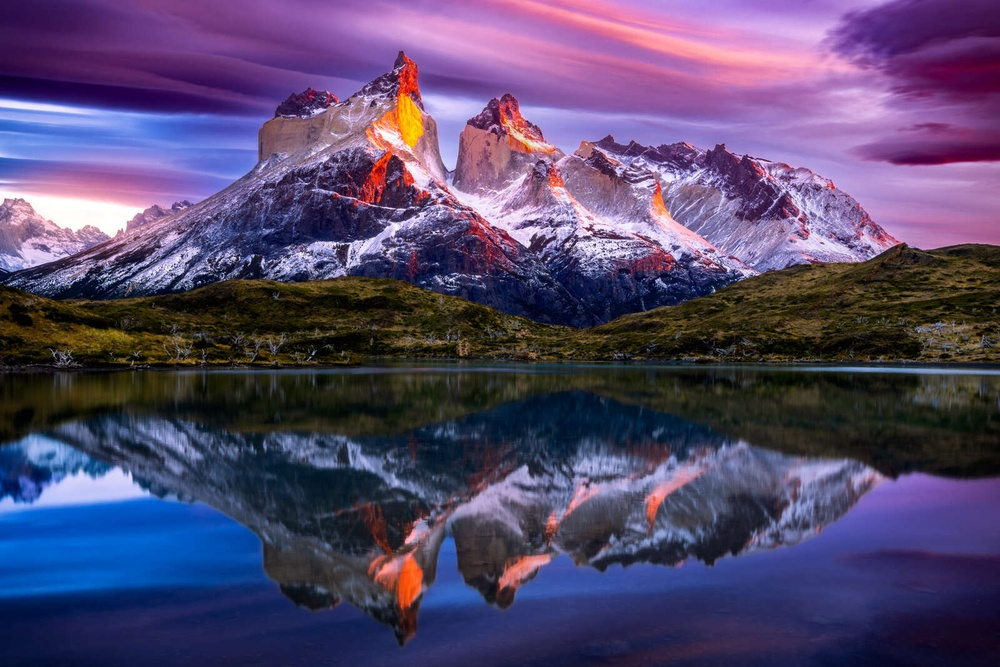
#> input picture Third Year/Fifth Semester/FCV Lab/Week3/pic.jpg, 1000 x 667 px, shrunk from 1600 x 1067 before the run
$ python Q3.py
#> lines starting #> are read from the running program, lines starting #| are printed output that depends on the picture
import cv2
import numpy as np
image = cv2.imread('pic.jpg')
#> image is the input picture: shape (667, 1000, 3); mean B, G, R 108.1, 71.9, 84.6

box_filtered = cv2.boxFilter(image, ddepth=-1, ksize=(7, 7), normalize=True)
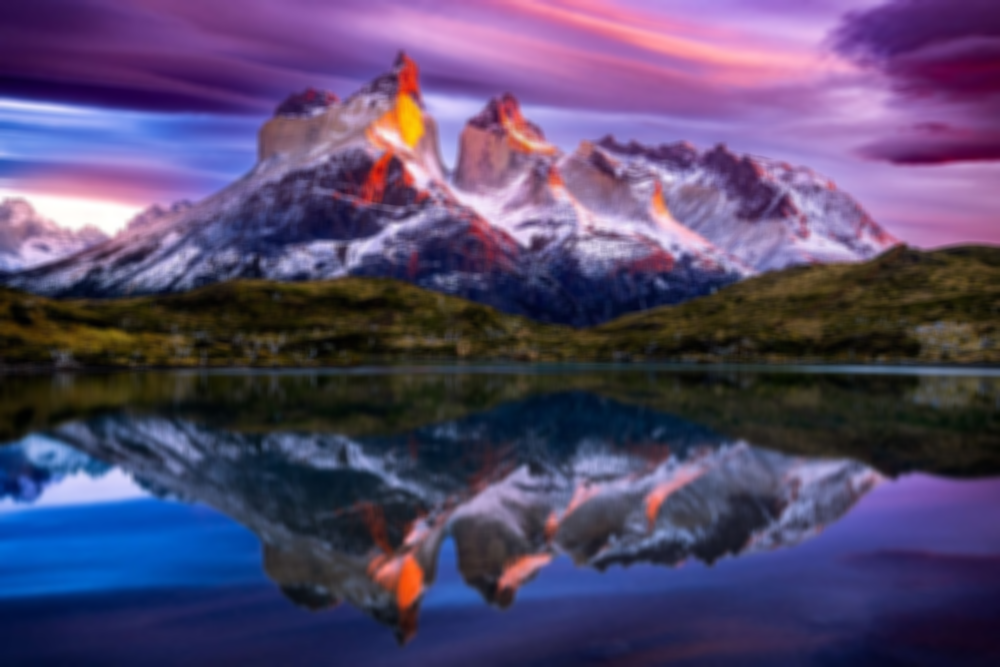
#> box_filtered: shape (667, 1000, 3); mean B, G, R 108.1, 71.9, 84.6

gaussian_filtered = cv2.GaussianBlur(image, ksize=(7, 7), sigmaX=0)


cv2.imshow('Original', image)
cv2.waitKey(0)
cv2.destroyAllWindows()
cv2.imshow('Box Filter', box_filtered)
cv2.waitKey(0)
cv2.destroyAllWindows()
cv2.imshow('Gaussian Filter', gaussian_filtered)
cv2.waitKey(0)
cv2.destroyAllWindows()

$ run again, with Third Year/Fifth Semester/FCV Lab/Week3/hmm.jpg copied over Third Year/Fifth Semester/FCV Lab/Week3/pic.jpg
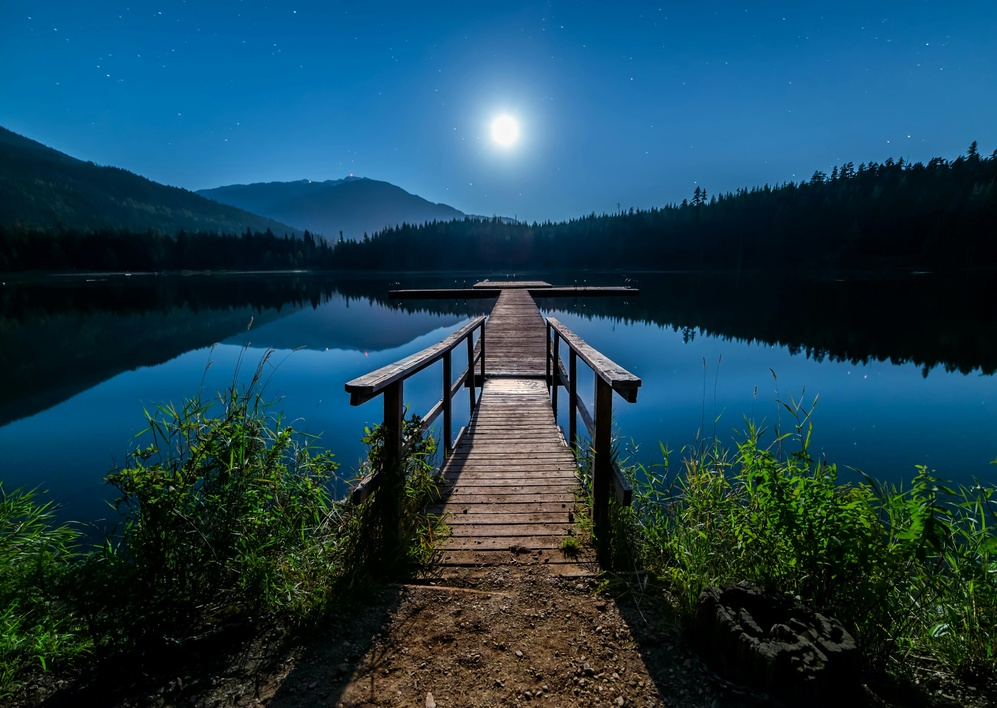
#> input picture Third Year/Fifth Semester/FCV Lab/Week3/hmm.jpg, 997 x 708 px, shrunk from 5306 x 3770 before the run
#> image is the input picture: shape (708, 997, 3); mean B, G, R 81.9, 64.9, 26.7
#> `box_filtered = cv2.boxFilter(image, ddepth=-1, ksize=(7, 7), normalize..`:
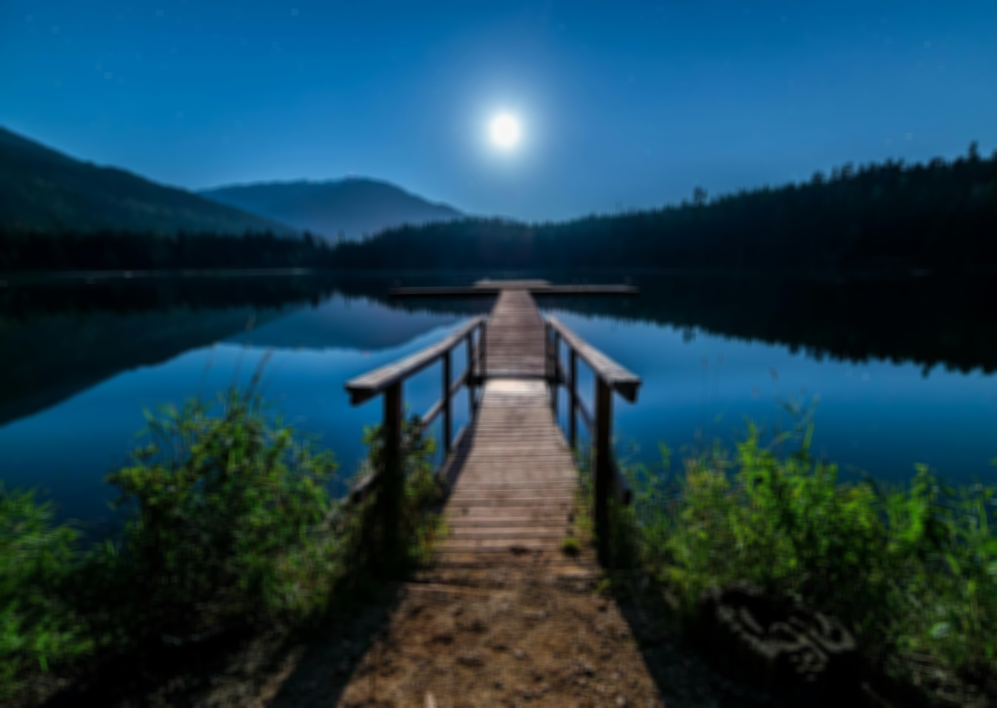
#> box_filtered: shape (708, 997, 3); mean B, G, R 81.9, 64.9, 26.6

$ run again, with Third Year/Fifth Semester/FCV Lab/Week3/pj.jpg copied over Third Year/Fifth Semester/FCV Lab/Week3/pic.jpg
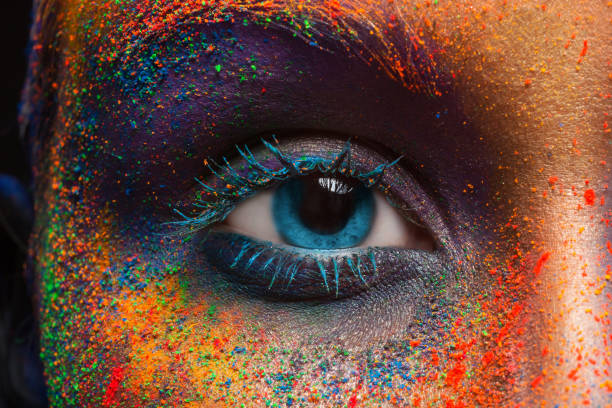
#> input picture Third Year/Fifth Semester/FCV Lab/Week3/pj.jpg, 612 x 408 px
#> image is the input picture: shape (408, 612, 3); mean B, G, R 59.2, 72.5, 105.7
#> `box_filtered = cv2.boxFilter(image, ddepth=-1, ksize=(7, 7), normalize..`:
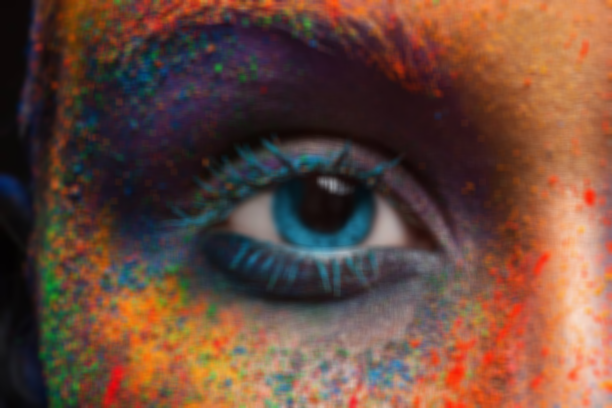
#> box_filtered: shape (408, 612, 3); mean B, G, R 59.2, 72.5, 105.8
